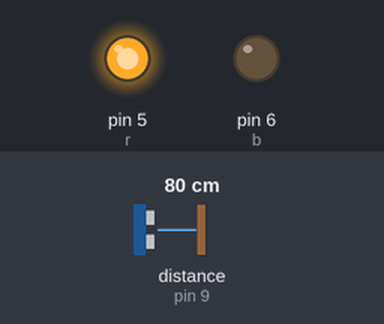
Simulated run of this sketch. Board: Arduino Uno, built with avr-gcc and run on an emulated ATmega328P. On the bench: output pins drawn as LEDs (lit = HIGH). Wiring (inferred from the names in the program): ultrasonic range finder: trigger pin 10; echo pin 9. The test bench sets the inputs (shaded band); at power-on: distance to the obstacle (sensor on pin 9) 80 cm. The echo pulse lasts 58.3 µs per cm; pins used as bus, display or sensor lines are not drawn.

Above: at 1.2 s.
1.3 s: distance to the obstacle (sensor on pin 9) set to 34 cm
2.8 s: distance to the obstacle (sensor on pin 9) set to 27 cm
At 3.7 s:
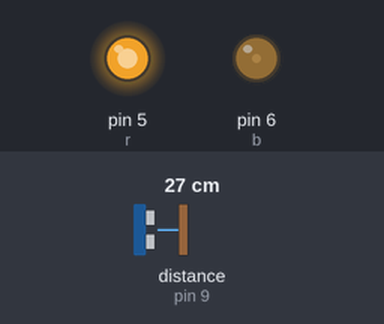
4.3 s: distance to the obstacle (sensor on pin 9) set to 2 cm
At 4.7 s:
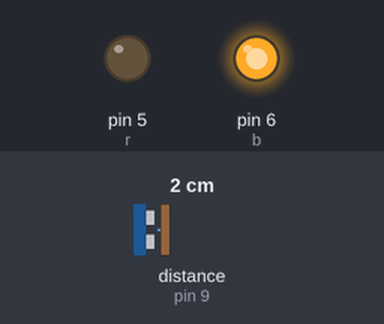
5.8 s: distance to the obstacle (sensor on pin 9) set to 6 cm
At 7.0 s:
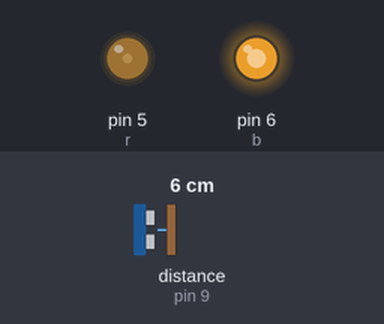
7.3 s: distance to the obstacle (sensor on pin 9) set to 9 cm
At 8.2 s:
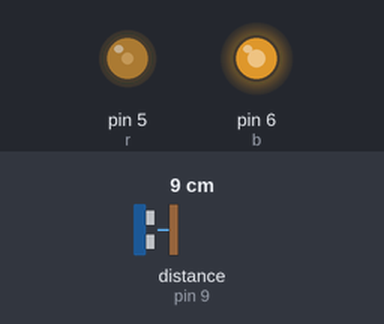
8.8 s: distance to the obstacle (sensor on pin 9) set to 4 cm
At 9.3 s:
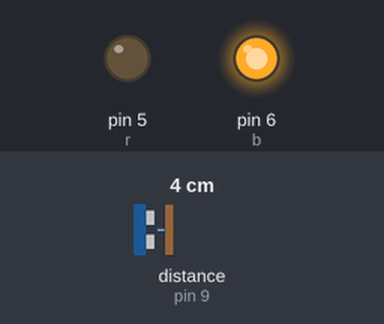
Timing chart, 0 to 11.3 s (numbered marks = the images above; inputs shaded):
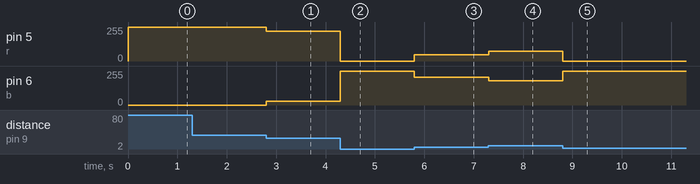

Measured:
- the behaviour switches between 4 and 5 cm on distance to the obstacle (sensor on pin 9) (found by bisection; images 2 and 3)
- after the input at 1.3 s, every drawn part: stays the same
- after the input at 2.8 s, pin 5 (r): 255/255 → 224/255 at once; pin 6 (b): 0/255 → 30/255 at once
- after the input at 4.3 s, pin 5 (r): 224/255 → 0/255 at once; pin 6 (b): 30/255 → 255/255 at once
- after the input at 5.8 s, pin 5 (r): 0/255 → 47/255 at once; pin 6 (b): 255/255 → 207/255 at once
- after the input at 7.3 s, pin 5 (r): 47/255 → 73/255 at once; pin 6 (b): 207/255 → 181/255 at once
- after the input at 8.8 s, pin 5 (r): 73/255 → 0/255 at once; pin 6 (b): 181/255 → 255/255 at once

The sketch:

arduinoDoppler.ino
```cpp
#include <stdio.h>

int trigger = 10;
int echo = 9;
int r = 5;
int b = 6;

unsigned long lecho;

float dist;

void setup(){

pinMode(r, OUTPUT);
pinMode (b, OUTPUT);

Serial.begin(9600);

pinMode(trigger, OUTPUT);
pinMode(echo, INPUT);

digitalWrite(r, LOW);
digitalWrite(b,LOW);
digitalWrite(trigger, LOW);
digitalWrite(echo, LOW);
}

float red, blue;

void loop(){
pulsoTrig();
lecho = pulseIn(echo, HIGH);

dist = lecho/58.82;
dist = (dist<4)? 0:dist;
dist = (dist>30)? 30:dist;

red = (dist>30)? 255: (dist/30.)*255;

analogWrite(r, red);

blue = (dist>30)? 0:255-(dist/30.)*255;

analogWrite(b,blue);

}

void pulsoTrig(){
digitalWrite(trigger, HIGH);
delayMicroseconds(10);
digitalWrite(trigger, LOW);
}
```
